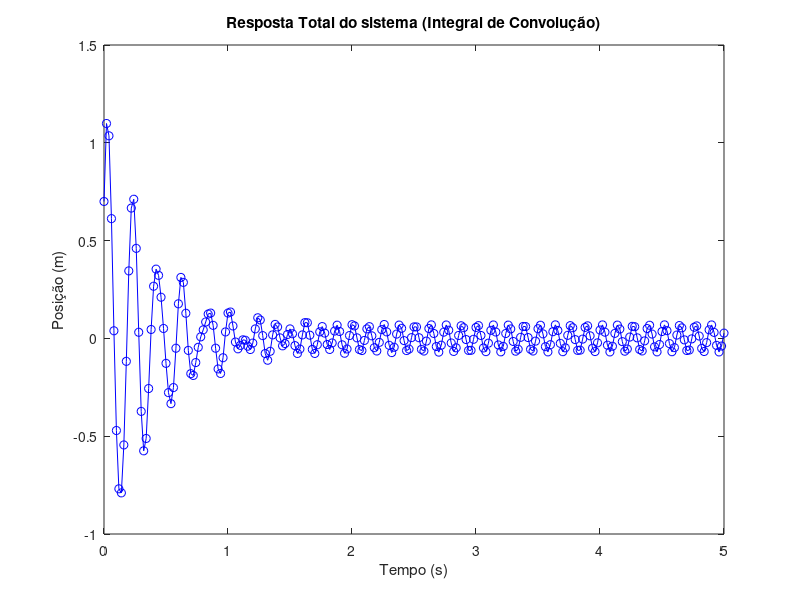

MATLAB code to generate this figure:
% Parâmetros do sistema
m = 1;     % massa (kg)
c = 5;     % constante do amortecedor (Ns/m)
k = 1000;  % constante da mola (N/m)


% Condições iniciais
x0 = 0.7;  % posição inicial 0.7(m)
v0 = 30;   % velocidade inicial 30(m/s)

% Função da Força Externa
F = @(t) -100 * cos(50 * t);

% Tempo de simulação
t_start = 0;
t_end = 5;
dt = 0.02;
t = t_start:dt:t_end;

% Frequência natural do sistema
omega_n = sqrt(k / m);

% Fator de amortecimento
xi = c / (2 * sqrt(m * k));


omega_d = omega_n * sqrt(1 - xi^2);

Green = @(t) exp(-xi*omega_n*t)/(m*omega_d).*sin(omega_d*t);

% Cálculo da resposta total pela integral de convolução

xp = dt*conv(Green(t),F(t));
xp = xp(1:length(t));


% Cálculo de c1 e c2
%diff: Função para calcular diferenças forward e, com isso, calcular a derivada

c1 = x0 - xp(1);
derxp = diff(xp)/dt;
c2 = (v0 - derxp(1)+xi*omega_n*c1)/omega_d;
x_hom = @(t) exp(-xi * omega_n * t) .* (c1 * cos(omega_d * t) + c2 * sin(omega_d * t));
x = x_hom(t) + xp;

%TESTE:
%
%teste_funct = m*diff(diff(x))/dt^2 + c*diff(x)(1:length(x)-2)/dt + k*(x)(1:length(x)-2);
%plot(t(1:length(t)-2),abs(teste_funct-F(t)(1:length(t)-2)),'bo-');
%
%O plot acima mostra a diferença em módulo entre " mx'' + cx' + kx " e " F(t) "
%Observa-se que o plot diminui em valor conforme dt diminui
%Se dt = 0.02, o valor máximo do plot é por volta de 530
%Se dt = 0.0001, o valor máximo do plot é por volta de 2.8
%
%O código abaixo mostra os valores de x0 e v0 esperados assim como seus valores
%obtidos pela x(t) calculada.
%
%x0
%v0
%disp(["x(0) = "  num2str(x(1))])
%disp(["x'(0) = " , num2str((diff(x)/dt)(1))]);


% Plot da resposta total
figure;
plot(t,x,'bo-');
xlabel('Tempo (s)');
ylabel('Posição (m)');
title('Resposta Total do sistema (Integral de Convolução)');
